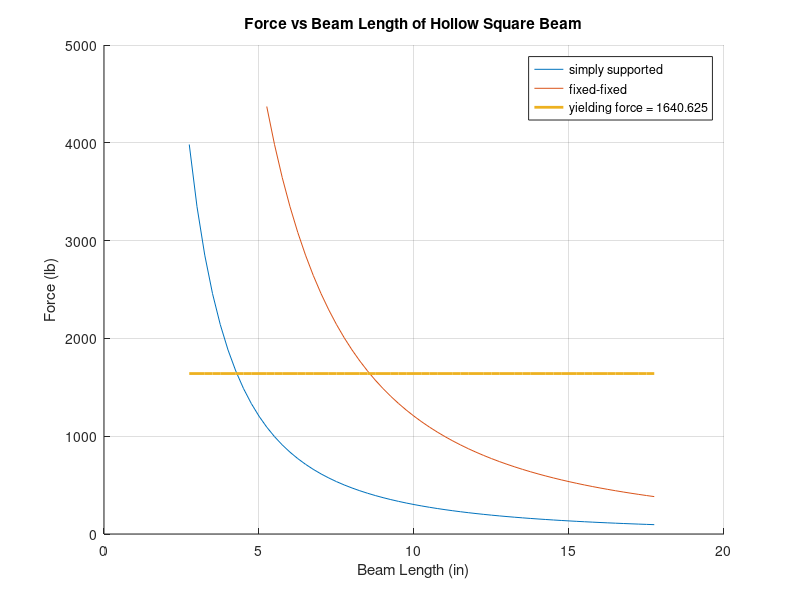
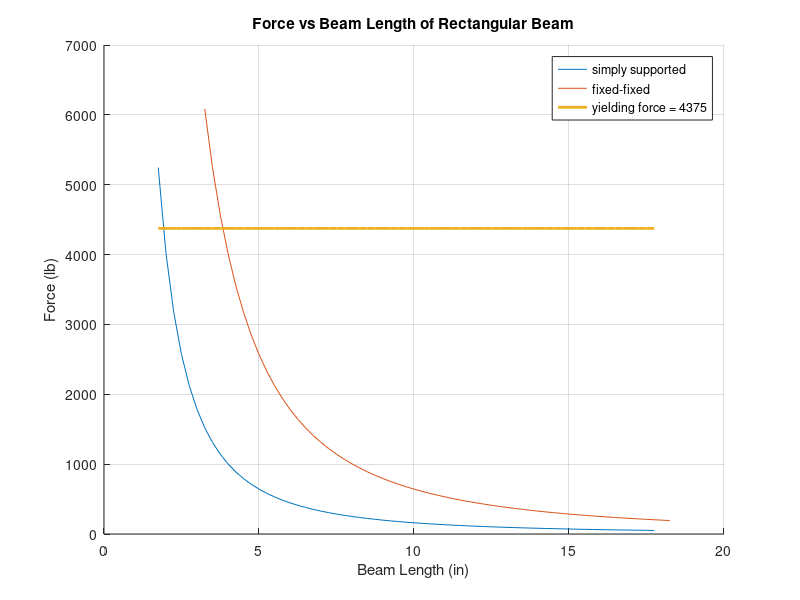

Write MATLAB code to recreate these figures, in order.
clc
clear 
close all

%% Q3

%Aluminum properties
E = 10000000;
sigyield = 35000;

%Define new lengths
Ldiff = 7.5;
Ldiff2 = 8.5;
Ldiff3 = 5;

%Properties of square beam
ts = 0.0625;
hs = 0.25;
ws = 0.25;
Ls = 10.25-Ldiff:0.25:10.25+Ldiff;
Ls2 = 10.25-Ldiff3:0.25:10.25+Ldiff;

%Properties of rectangular beam
wr = 1;
hr = 0.125;
Lr = 10.75-Ldiff:0.25:10.75+Ldiff;
Lr2 = 10.25-Ldiff2:0.25:10.25+Ldiff;

%Calculate moment of inertia
Is = 1/12*hs^3*ws - 1/12*(ws-2*ts)*(hs-2*ts)^3;
Ir = 1/12*hr^3*wr;

%Buckling load
Pcrs2_ss = (pi^2*E*Is)./(Ls.^2);
Pcrr2_ss = (pi^2*E*Ir)./(Lr2.^2);
Pcrs2_ff = (pi^2*E*Is)./((Ls2/2).^2);
Pcrr2_ff = (pi^2*E*Ir)./((Lr/2).^2);

%Yielding
As = 2*(hs*ts) + 2*((ws-(2*ts))*ts);
Ar = wr*hr;
sigmacrs = zeros(1,length(Ls))+sigyield*As;
sigmacrr = zeros(1,length(Lr2))+sigyield*Ar;

%Plot
figure(1)
hold on
grid on
plot(Ls,Pcrs2_ss,Ls2,Pcrs2_ff,Ls,sigmacrs,'linewidth',2)
title('Force vs Beam Length of Hollow Square Beam')
xlabel('Beam Length (in)')
ylabel('Force (lb)')
legend('simply supported','fixed-fixed',['yielding force = ' num2str(sigmacrs(1))],'location','best')
hold off

figure(2)
hold on
grid on
plot(Lr2,Pcrr2_ss,Lr,Pcrr2_ff,Lr2,sigmacrr,'linewidth',2)
title('Force vs Beam Length of Rectangular Beam')
xlabel('Beam Length (in)')
ylabel('Force (lb)')
legend('simply supported','fixed-fixed',['yielding force = ' num2str(sigmacrr(1))],'location','best')
hold off
